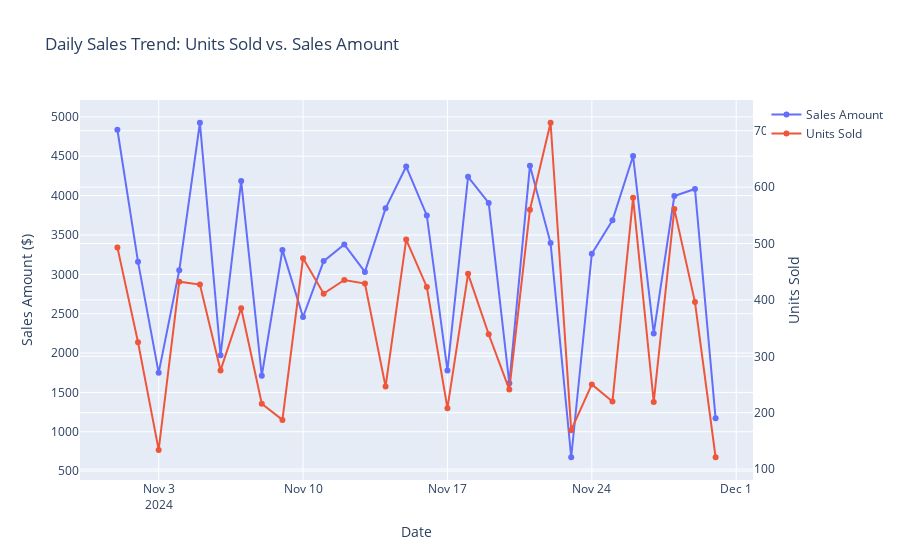

Source (notebook cell):
### Code cell
# Aggregate data by date
daily_data = data.groupby('Date').agg({
    'Units Sold': 'sum',
    'Sales Amount': 'sum'
}).reset_index()

# Plotting sales trend over time
fig = go.Figure()
fig.add_trace(go.Scatter(x=daily_data['Date'], y=daily_data['Sales Amount'], mode='lines+markers', name='Sales Amount'))
fig.add_trace(go.Scatter(x=daily_data['Date'], y=daily_data['Units Sold'], mode='lines+markers', name='Units Sold', yaxis="y2"))

# Customizing layout for dual-axis plot
fig.update_layout(
    title="Daily Sales Trend: Units Sold vs. Sales Amount",
    xaxis_title="Date",
    yaxis_title="Sales Amount ($)",
    yaxis2=dict(title="Units Sold", overlaying="y", side="right"),
    hovermode="x unified"
)

fig.show()

### Figure 1 — Plotly figure (JSON) as saved in the notebook; plotly's stock layout.template omitted (floating-point values rounded to 4 significant figures)
{"data": [{"mode": "lines+markers", "name": "Sales Amount", "type": "scatter", "x": ["2024-11-01T00:00:00", "2024-11-02T00:00:00", "2024-11-03T00:00:00", "2024-11-04T00:00:00", "2024-11-05T00:00:00", "2024-11-06T00:00:00", "2024-11-07T00:00:00", "2024-11-08T00:00:00", "2024-11-09T00:00:00", "2024-11-10T00:00:00", "2024-11-11T00:00:00", "2024-11-12T00:00:00", "2024-11-13T00:00:00", "2024-11-14T00:00:00", "2024-11-15T00:00:00", "2024-11-16T00:00:00", "2024-11-17T00:00:00", "2024-11-18T00:00:00", "2024-11-19T00:00:00", "2024-11-20T00:00:00", "2024-11-21T00:00:00", "2024-11-22T00:00:00", "2024-11-23T00:00:00", "2024-11-24T00:00:00", "2024-11-25T00:00:00", "2024-11-26T00:00:00", "2024-11-27T00:00:00", "2024-11-28T00:00:00", "2024-11-29T00:00:00", "2024-11-30T00:00:00"], "y": [4836.0, 3159.0, 1748.0, 3051.0, 4925.0, 1971.0, 4184.0, 1711.0, 3310.0, 2458.0, 3168.0, 3380.0, 3031.0, 3838.0, 4369.0, 3747.0, 1778.0, 4238.0, 3906.0, 1616.0, 4380.0, 3397.0, 676.5, 3261.0, 3685.0, 4502.0, 2249.0, 3994.0, 4084.0, 1171.0]}, {"mode": "lines+markers", "name": "Units Sold", "type": "scatter", "x": ["2024-11-01T00:00:00", "2024-11-02T00:00:00", "2024-11-03T00:00:00", "2024-11-04T00:00:00", "2024-11-05T00:00:00", "2024-11-06T00:00:00", "2024-11-07T00:00:00", "2024-11-08T00:00:00", "2024-11-09T00:00:00", "2024-11-10T00:00:00", "2024-11-11T00:00:00", "2024-11-12T00:00:00", "2024-11-13T00:00:00", "2024-11-14T00:00:00", "2024-11-15T00:00:00", "2024-11-16T00:00:00", "2024-11-17T00:00:00", "2024-11-18T00:00:00", "2024-11-19T00:00:00", "2024-11-20T00:00:00", "2024-11-21T00:00:00", "2024-11-22T00:00:00", "2024-11-23T00:00:00", "2024-11-24T00:00:00", "2024-11-25T00:00:00", "2024-11-26T00:00:00", "2024-11-27T00:00:00", "2024-11-28T00:00:00", "2024-11-29T00:00:00", "2024-11-30T00:00:00"], "y": [493.1, 325, 134, 432.3, 427.1, 275, 385.3, 216, 187.3, 474, 411.1, 435.4, 429, 246.3, 507, 423, 208, 446.3, 339.1, 241, 560, 714.1, 169, 250.1, 220, 581, 219, 561, 396.1, 121], "yaxis": "y2"}], "layout": {"hovermode": "x unified", "title": {"text": "Daily Sales Trend: Units Sold vs. Sales Amount"}, "xaxis": {"title": {"text": "Date"}}, "yaxis": {"title": {"text": "Sales Amount ($)"}}, "yaxis2": {"overlaying": "y", "side": "right", "title": {"text": "Units Sold"}}}}
